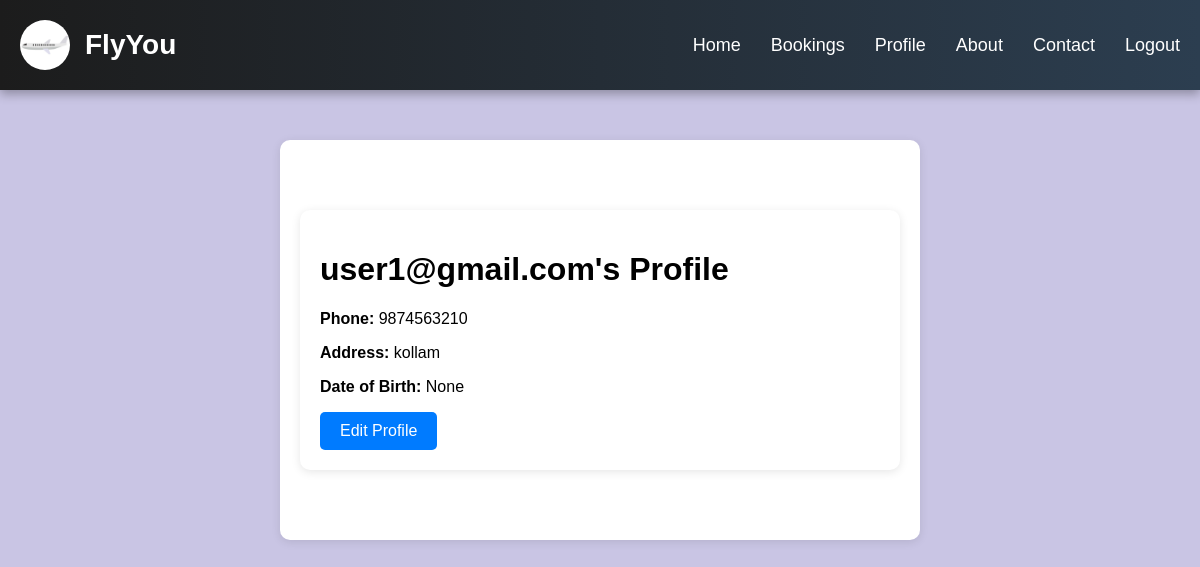
The page /profile/ (signed in) on the database as committed earlier.
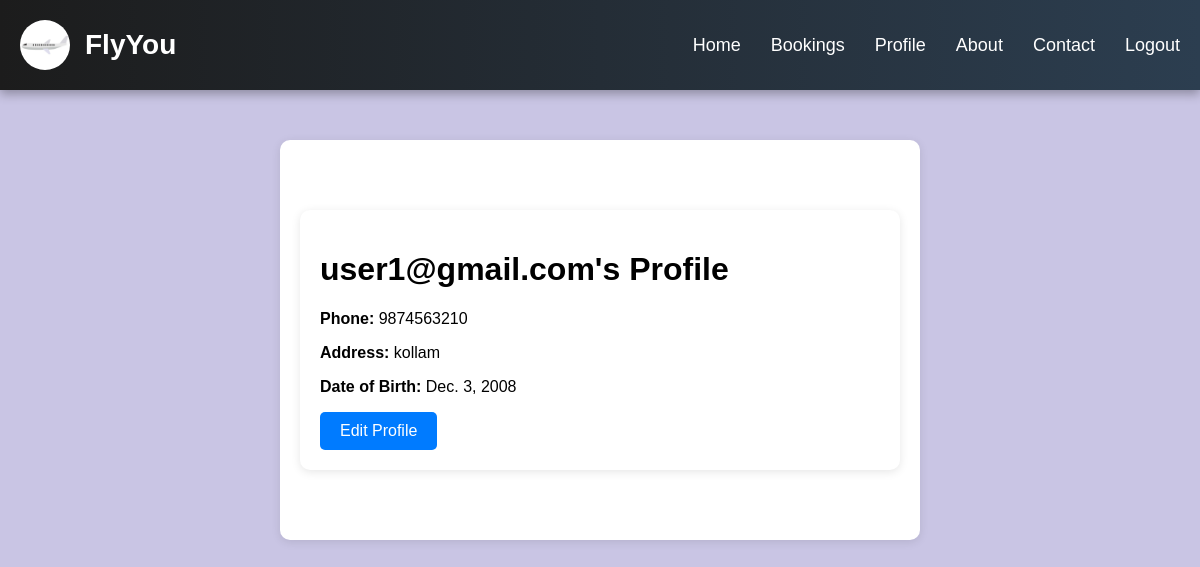
The same page on the database as committed later.
### app/models.py (models this page shows)
class Profile(models.Model):
    user = models.OneToOneField(User, on_delete=models.CASCADE)
    phone = models.CharField(max_length=20)
    address = models.CharField(max_length=255)
    date_of_birth = models.DateField(blank=True, null=True)
    profile_completed = models.BooleanField(default=False)

### app/views.py (the view, shortened to what this page needs)
# urls.py: path('profile/', views.profile_view, name='profile'),
@login_required
def profile_view(request):
    try:
        profile = Profile.objects.get(user=request.user)
    except Profile.DoesNotExist:
        profile = None
    if profile and profile.profile_completed:
        return render(request, 'user/profile.html', {'profile': profile, 'profile_completed': True})

### templates/user/profile.html (shortened to what this page needs)
<!DOCTYPE html>
<html lang="en">
<head>
    <link rel="stylesheet" href="https://cdnjs.cloudflare.com/ajax/libs/font-awesome/6.0.0/css/all.min.css">
</head>
<body>
    <!DOCTYPE html>
<html lang="en">
<head>
    {% load static %}
    <link rel="stylesheet" href="https://cdnjs.cloudflare.com/ajax/libs/font-awesome/6.0.0/css/all.min.css">
</head>
<body>
    <nav>
        <div class="navbar-container">
            <div class="navbar-brand">
                <img src="{% static 'images/flightlogo.png' %}" alt="Logo" class="logo">
                <span class="brand-name">FlyYou</span>
            </div>
            <ul class="navbar-links">
                <li><a href="{% url 'userhome' %}">Home</a></li>
                <li><a href="{% url 'view_bookings' %}">Bookings</a></li>
                <li><a href="{% url 'profile' %}">Profile</a></li>
                <li><a href="{% url 'about' %}">About</a></li>
                <li><a href="{% url 'contact' %}">Contact</a></li>
                <li><a href="{% url 'user_logout' %}">Logout</a></li>
            </ul>
        </div>
    </nav>
    <div class="profile-container">
        <div class="profile-container">
    {% if profile_completed %}
    <h1>{{ request.user.username }}'s Profile</h1>
    <p><strong>Phone:</strong> {{ profile.phone }}</p>
    <p><strong>Address:</strong> {{ profile.address }}</p>
    <p><strong>Date of Birth:</strong> {{ profile.date_of_birth }}</p>
    <a href="{% url 'edit_profile' %}" class="btn">Edit Profile</a>
    {% endif %}
</div>
    </div>
</body>
</html>

Rows that differ between the two databases and show on the page:
changed Profile "kollam": date_of_birth "None" → "Dec. 3, 2008"
